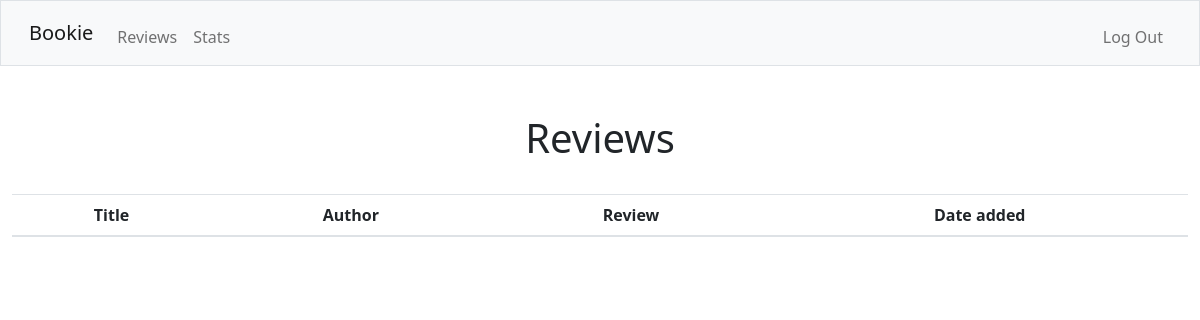
The page /reviews (signed in) on the database as committed earlier.
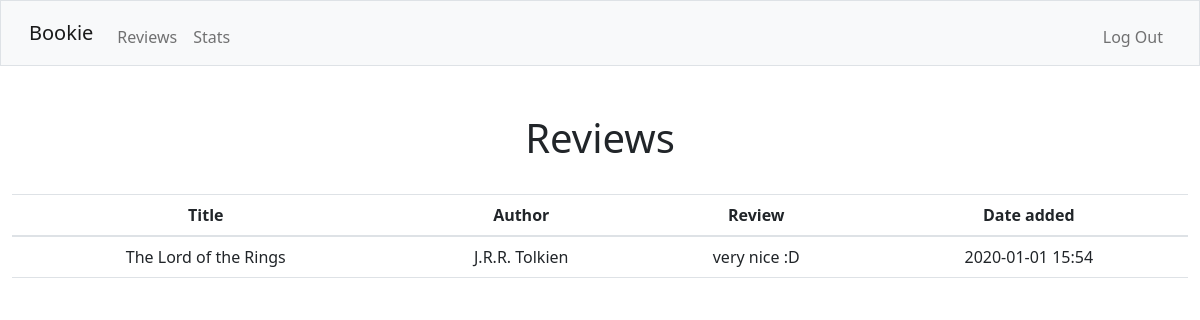
The same page on the database as committed later.
### tables this page shows
CREATE TABLE reviews (id INTEGER PRIMARY KEY AUTOINCREMENT, book_id INTEGER, user_id INTEGER, review TEXT, FOREIGN KEY (book_id) REFERENCES books(id), FOREIGN KEY (user_id) REFERENCES users(id));

CREATE TABLE books (id INTEGER PRIMARY KEY AUTOINCREMENT NOT NULL, title TEXT NOT NULL, author TEXT NOT NULL, date TEXT NOT NULL, user_id INTEGER NOT NULL, status TEXT DEFAULT 'planned', FOREIGN KEY(user_id) REFERENCES users(id));

### app.py (the view)
@app.route("/reviews", methods=["GET", "POST"])
@login_required
def reviews():
    books = db.execute("SELECT books.title, books.author, books.date, reviews.review FROM books JOIN reviews ON books.id = reviews.book_id WHERE books.user_id = ?", session["user_id"])
    return render_template("reviews.html", books=books)

### app.py (called while the page is built)
@app.after_request
def after_request(response):
    response.headers["Cache-Control"] = "no-cache, no-store, must-revalidate"
    response.headers["Expires"] = 0
    response.headers["Pragma"] = "no-cache"
    return response

### helpers.py (called while the page is built)
def login_required(f):
    @wraps(f)
    def decorated_function(*args, **kwargs):
        if session.get("user_id") is None:
            return redirect("/login")
        return f(*args, **kwargs)
    return decorated_function

### templates/reviews.html (shortened to what this page needs)
{% extends "layout.html" %}
{% block main %}
<body>
    <h1 class="text-center">Reviews</h1>
    <br>
    <table class="table">
        <thead>
            <tr>
                <th scope="col">Title</th>
                <th scope="col">Author</th>
                <th scope="col">Review</th>
                <th scope="col">Date added</th>
            </tr>
        </thead>
        <tbody>
            {% for book in books %}
            <tr>
                <td>{{ book["title"] }}</td>
                <td>{{ book["author"] }}</td>
                <td>{{ book["review"] }}</td>
                <td>{{ book["date"] }}</td>
            </tr>
            {% endfor %}
        </tbody>
</body>
{% endblock %}

### templates/layout.html (shortened to what this page needs)
<!DOCTYPE html>
<html lang="en">
    <head>
        <link rel="stylesheet" href="https://cdn.jsdelivr.net/npm/bootstrap@4.0.0/dist/css/bootstrap.min.css"
>
        <link rel="stylesheet" href="https://stackpath.bootstrapcdn.com/bootstrap/4.5.2/css/bootstrap.min.css"
>
        <link href="https://cdn.jsdelivr.net/npm/bootstrap@5.1.3/dist/css/bootstrap.min.css"
 rel="stylesheet">
    </head>
    <body>
        <nav class="bg-light border navbar navbar-expand-md navbar-light">
            <div class="container-fluid">
                <a class="navbar-brand" href="/"><span class="blue">Bookie</span></a>
                <div class="collapse navbar-collapse" id="navbar">
                    {% if session["user_id"] %}
                    <ul class="navbar-nav me-auto mt-2">
                        <li class="nav-item"><a class="nav-link" href="/reviews">Reviews</a></li>
                        <li class="nav-item"><a class="nav-link" href="/stats">Stats</a></li>
                    </ul>
                    <ul class="navbar-nav ms-auto mt-2">
                        <li class="nav-item"><a class="nav-link" href="/logout">Log Out</a></li>
                    </ul>
                    {% else %}
                    <ul class="navbar-nav ms-auto mt-2">
                        <li class="nav-item"><a class="nav-link" href="/register">Register</a></li>
                        <li class="nav-item"><a class="nav-link" href="/login">Log In</a></li>
                    </ul>
                    {% endif %}
                </div>
            </div>
        </nav>
        <main class="container-fluid py-5 text-center">
            {% block main %}{% endblock %}
        </main>
    </body>
</html>

Rows that differ between the two databases and show on the page:
added reviews: title "The Lord of the Rings", author "J.R.R. Tolkien", review "very nice :D", date "2020-01-01 15:54"
